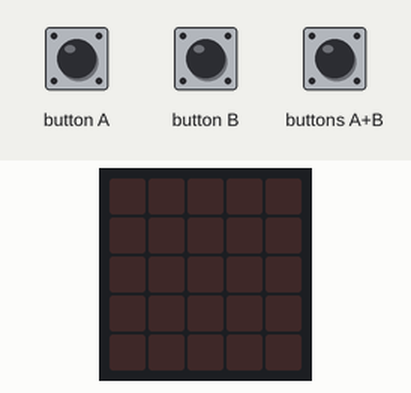
Bench run of a program on a simulated BBC micro:bit (MakeCode). Shown: the board's 5×5 LED display. The test bench sets the inputs (shaded band). No radio messages arrive unless stated (any console line starting 'radio sent:' is added by the test bench); what the program prints to the serial console is not drawn.

Above: at 1.2 s.
1.3 s: button A pressed for 0.15 s
At 1.7 s:
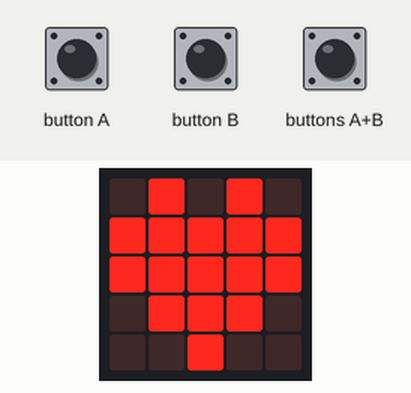
At 3.2 s:
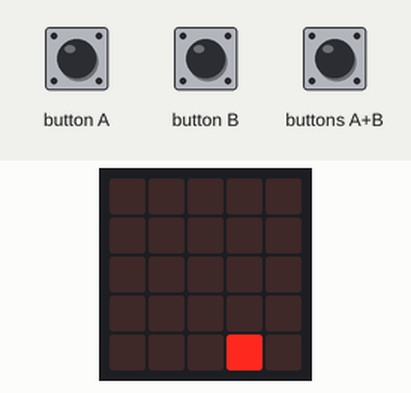
3.5 s: buttons A+B pressed for 0.15 s
Timing chart, 0 to 6.5 s (numbered marks = the images above; inputs shaded):
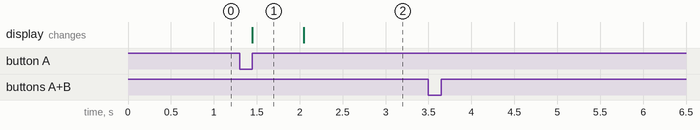

The program:

main.ts
```typescript
input.onButtonPressed(Button.A, function () {
	basic.showIcon(IconNames.Heart)
    basic.showLeds(".....\n.....\n.....\n.....\n...#.\n")
})
input.onButtonPressed(Button.AB, function () {
    for (let i = 0; i <= 4; i++) {
        for (let j = 0; j <= 4; j++) {
            if (led.point(i, j)) {
                ledstring = "" + ledstring + "#"
            } else {
                ledstring = "" + ledstring + "."
            }
        }
        ledstring = "" + ledstring + "\n"
    }
    radio.sendString(ledstring)
    console.log("jhkojio")
})
input.onButtonPressed(Button.B, function () {

})
radio.onReceivedString(function (receivedledstring) {
   // basic.showLeds(receivedledstring);
})
let ledstring = ""

radio.setGroup(112)
```

test.ts
```typescript
// testene settes inn her; disse vil ikke kompilert så lenge denne pakken blir brukt som en utvidelse.
```

Measured:
- after the input at 1.3 s, the display: changes after 0.15 s (image 1)
- after the input at 3.5 s, every drawn part: stays the same
- what the display in image 1 shows lasts 0.6 s, from 1.5 s to 2.1 s
